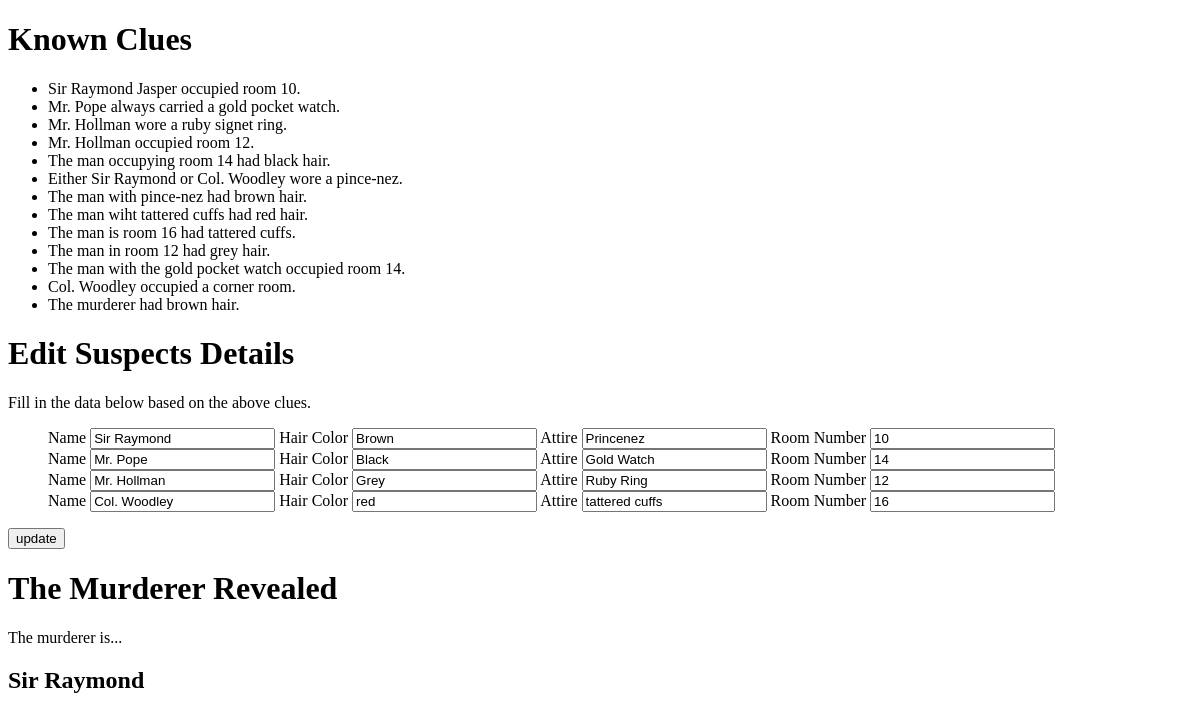
The app's page /murder_at_metro_club/edit/, older data.
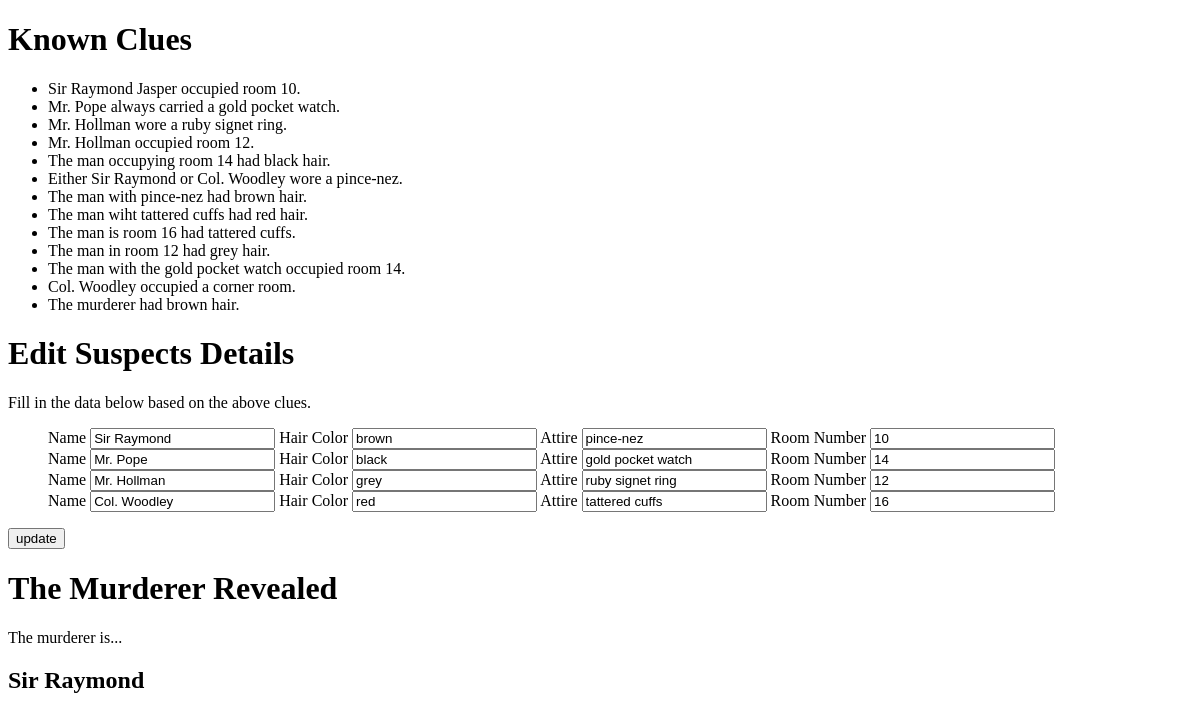
The same page, newer data.
### murder_at_metro_club/models.py (models this page shows, shortened)
class Suspect(models.Model):
    name = models.CharField(max_length = 50)
    hair = models.CharField(max_length = 50, blank = True)
    attire = models.CharField(max_length = 50, blank = True)
    room = models.IntegerField(default=0, blank = True)
    is_murderer = models.BooleanField(default=False)

### murder_at_metro_club/views.py (the view, shortened to what this page needs)
def edit(request):
    suspect_list = Suspect.objects.order_by('id');
    murderer = ''
    for suspect in suspect_list:
        if suspect.is_murderer == True:
            murderer = suspect.name
    template = loader.get_template('murder_at_metro_club/edit.html')
    context = {
        'suspect_list': suspect_list,
        'murderer': murderer
    }
    return HttpResponse(template.render(context, request))

### murder_at_metro_club/templates/murder_at_metro_club/edit.html (shortened to what this page needs)
<!DOCTYPE html>
<html>
<head>
</head>
<body>
  <h1>Known Clues</h1>
  <ul>
    <li>Sir Raymond Jasper occupied room 10.</li>
    <li>Mr. Pope always carried a gold pocket watch.</li>
    <li>Mr. Hollman wore a ruby signet ring.</li>
    <li>Mr. Hollman occupied room 12.</li>
    <li>The man occupying room 14 had black hair.</li>
    <li>Either Sir Raymond or Col. Woodley wore a pince-nez.</li>
    <li>The man with pince-nez had brown hair.</li>
    <li>The man wiht tattered cuffs had red hair.</li>
    <li>The man is room 16 had tattered cuffs.</li>
    <li>The man in room 12 had grey hair.</li>
    <li>The man with the gold pocket watch occupied room 14.</li>
    <li>Col. Woodley occupied a corner room.</li>
    <li>The murderer had brown hair.</li>
  </ul>
  <h1>Edit Suspects Details</h1>
  <p>Fill in the data below based on the above clues.</p>
  {% if suspect_list %}
  <form id="suspect_data" method="post" action="">
      <ul>
        {% for suspect in suspect_list %}
          <div>
            <label>Name
                <input type="text" id="suspect_name_{{ suspect.id }}" name="suspect_name_{{ suspect.id }}" value="{{ suspect.name }}" readonly>
            </label>
            <label>Hair Color
                <input type="text" id="suspect_hair_{{ suspect.id }}" name="suspect_hair_{{ suspect.id }}" value="{{ suspect.hair }}">
            </label>
            <label>Attire
                <input type="text" id="suspect_attire_{{ suspect.id }}" name="suspect_attire_{{ suspect.id }}"  value="{{ suspect.attire }}">
            </label>
            <label>Room Number
                <input type="text" id="suspect_room_{{ suspect.id }}" name="suspect_room_{{ suspect.id }}"  value="{{ suspect.room }}">
            </label>
        </div>
        {% endfor %}
      </ul>
      <div>
        <button type="submit">update</button>
      </div>
</form>
      {% else %}
      <p>No suspects available.</p>
      {% endif %}
      <h1>The Murderer Revealed</h1>
      <p>The murderer is...</p>
      <h2> {{ murderer }} </h2
</body>
</html>

Row changes from the older to the newer data that the page shows:
changed Suspect "Sir Raymond": hair "Brown" → "brown"; attire "Princenez" → "pince-nez"
changed Suspect "Mr. Pope": hair "Black" → "black"; attire "Gold Watch" → "gold pocket watch"
changed Suspect "Mr. Hollman": hair "Grey" → "grey"; attire "Ruby Ring" → "ruby signet ring"
